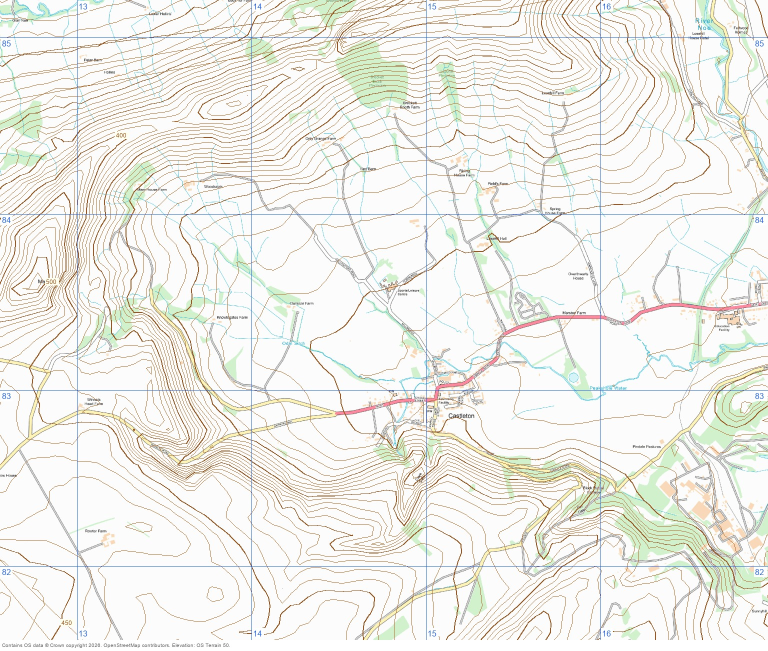
#> input picture scratchpad/_geo_guided/_mapcache/peak-district-z15-final.jpg, 1536 x 1302 px (shown at 1/2 size)
$ python _measure_claims.py
#> lines starting #> are read from the running program, lines starting #| are printed output that depends on the picture; after the words box and inside, x2 and y2 are one past the last pixel; in counts of white or black regions, pixels touching at a corner belong together
# -*- coding: utf-8 -*-
"""Test the two remaining claims before they become questions.

    python scratchpad/_geo_guided/_measure_claims.py

Claim A (peak-district-z15): every patch of woodland lies beside a watercourse.
  Tested by dilating the blue-water mask and asking what fraction of green
  woodland pixels fall inside it. If the answer is not near-total the claim is
  false and no question gets written on it.

Claim B (yorkshire-dales-z15-w90): contours are packed on the western flank of
  Cow Close Fell and widely spaced over its top.
  Tested by comparing thin-contour ink in the two regions.

Both are claims about what is positively drawn, which is the sort a failed
render cannot invent. Absence is never the evidence.
"""
import io, os, sys

HERE = os.path.dirname(os.path.abspath(__file__))
CACHE = os.path.join(HERE, "_mapcache")
CROP = os.path.join(HERE, "_cropped")

if sys.platform == "win32":
    os.environ["PYTHONUTF8"] = "1"
try:
    sys.stdout.reconfigure(encoding="utf-8", errors="replace")
except (AttributeError, OSError):
    pass

from PIL import Image, ImageFilter


def thin_ink(im, box):
    """Thin-contour pixels per 10k in a box (x0,y0,x1,y1)."""
    sub = im.crop(box)
    w, h = sub.size
    px = sub.load()
    m = Image.new("L", (w, h), 0)
    mp = m.load()
    for y in range(h):
        for x in range(w):
            r, g, b = px[x, y]
            if r > 110 and r - b > 30 and 15 < r - g < 95 and g >= b and r < 240:
                mp[x, y] = 255
    ep = m.filter(ImageFilter.MinFilter(3)).load()
    n = sum(1 for y in range(h) for x in range(w) if mp[x, y] and not ep[x, y])
    return 10000.0 * n / (w * h)


def claim_a():
    im = Image.open(os.path.join(CACHE, "peak-district-z15-final.jpg")).convert("RGB")
#> im is the input picture: PIL image 1536x1302 RGB; mean R, G, B 239.1, 239, 233.5
    w, h = im.size
#> w = 1536; h = 1302
    px = im.load()
    water = Image.new("L", (w, h), 0)
#> water: PIL image 1536x1302 L; every value is 0
    wood = Image.new("L", (w, h), 0)
    wp, dp = water.load(), wood.load()
    for y in range(h):
        for x in range(w):
            r, g, b = px[x, y]
            # OS water: pale-to-mid blue, blue clearly ahead of red
            if b > 150 and b - r > 25 and b >= g:
                wp[x, y] = 255
            # OS woodland: green fill, green ahead of both others
            if g > 150 and g - r > 18 and g - b > 18:
                dp[x, y] = 255
    # "beside" = within roughly 60 m on the ground (~20 px at this scale)
    near = water.filter(ImageFilter.MaxFilter(21)).filter(ImageFilter.MaxFilter(21))
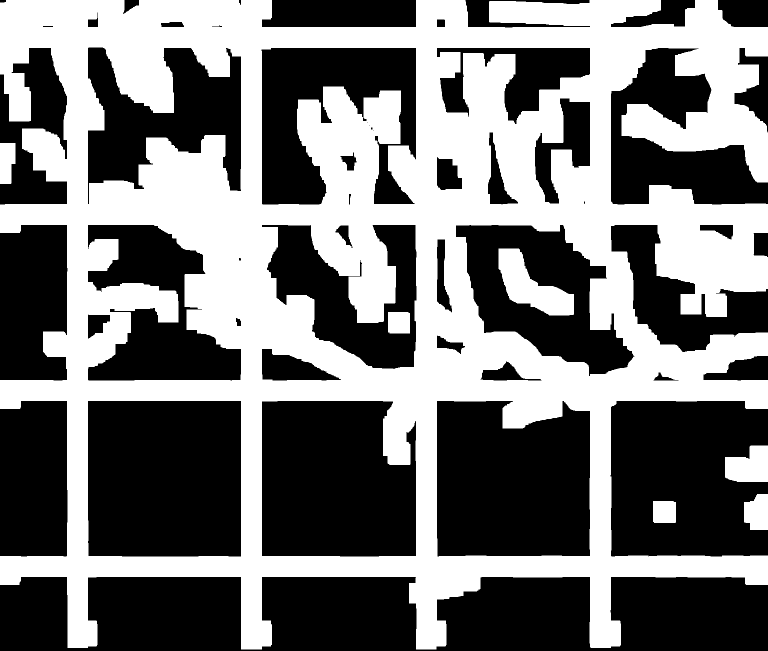
#> near: PIL image 1536x1302 L (shown at 1/2 size); 46% white; 7 white regions, largest, box (x1, y1, x2, y2) and area: (0, 0, 1536, 1299) 895096, (997, 497, 1148, 631) 9861, (1450, 891, 1536, 964) 5026
    np_, dpx = near.load(), wood.load()
    tot = inside = 0
    for y in range(0, h, 2):
        for x in range(0, w, 2):
            if dpx[x, y]:
                tot += 1
                if np_[x, y]:
                    inside += 1
#> after the loop, inside = 9277; tot = 21582
    pct = 100.0 * inside / tot if tot else 0
#> pct = 42.98
    print("CLAIM A  woodland beside water, peak-district-z15")
    print("         woodland samples=%d  within reach of water=%.0f%%" % (tot, pct))
#|          woodland samples=21582  within reach of water=43%
    print("         verdict: %s" % ("SUPPORTED" if pct >= 85 else "NOT SUPPORTED - do not write it"))
#|          verdict: NOT SUPPORTED - do not write it
    return pct


def claim_b():
    p = os.path.join(CROP, "yorkshire-dales-z15-w90-final.jpg")
    im = Image.open(p).convert("RGB")
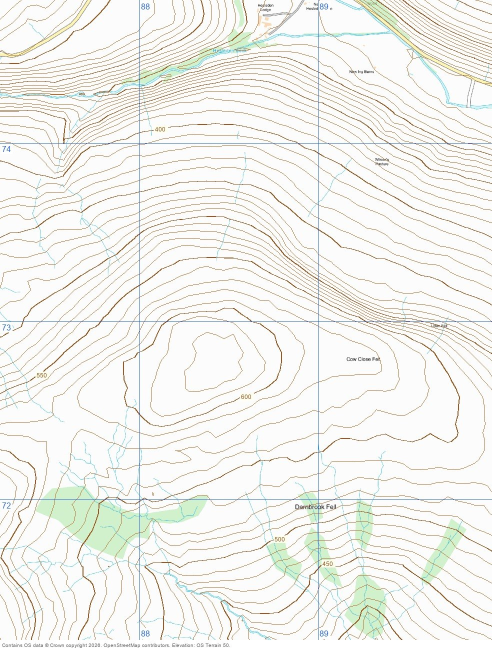
#> input picture scratchpad/_geo_guided/_cropped/yorkshire-dales-z15-w90-final.jpg, 984 x 1302 px (shown at 1/2 size)
#> im is the input picture: PIL image 984x1302 RGB; mean R, G, B 241.7, 242.1, 237.7
    W, H = im.size
#> W = 984; H = 1302
    # Read off the sheet: the summit rings sit around x 250-560, y 640-880;
    # the packed western/northern flank runs above them, y 300-560.
    top = thin_ink(im, (250, 640, 560, 880))
#> in thin_ink, `sub = im.crop(box)`:
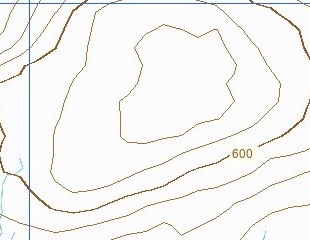
#> sub: PIL image 310x240 RGB; mean R, G, B 245.8, 245.2, 243.1
#> in thin_ink, `m = Image.new("L", (w, h), 0)`: m: PIL image 310x240 L; every value is 0
#> in thin_ink, `n = sum(1 for y in range(h) for x in range(w) if mp[x, y] and not ep[x..`: n = 491
#> top = 65.99
    flank = thin_ink(im, (250, 300, 560, 560))
#> call 2 of thin_ink, with box = (250, 300, 560, 560)
#> in thin_ink (call 2), `sub = im.crop(box)`:
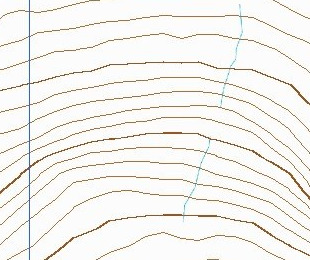
#> sub: PIL image 310x260 RGB; mean R, G, B 243.7, 242.1, 238.5
#> in thin_ink (call 2), `m = Image.new("L", (w, h), 0)`: m: PIL image 310x260 L; every value is 0
#> in thin_ink (call 2), `n = sum(1 for y in range(h) for x in range(w) if mp[x, y] and not ep[x..`: n = 763
#> flank = 94.67
    print()
    print("CLAIM B  contour spacing, yorkshire-dales-z15-w90 (%dx%d)" % (W, H))
#| CLAIM B  contour spacing, yorkshire-dales-z15-w90 (984x1302)
    print("         summit area ink/10k = %.1f" % top)
#|          summit area ink/10k = 66.0
    print("         flank  area ink/10k = %.1f" % flank)
#|          flank  area ink/10k = 94.7
    print("         flank is %.1fx the summit" % (flank / top if top else 0))
#|          flank is 1.4x the summit
    print("         verdict: %s" % ("SUPPORTED" if flank > top * 1.8 else "NOT SUPPORTED - do not write it"))
#|          verdict: NOT SUPPORTED - do not write it


if __name__ == "__main__":
    claim_a()
    claim_b()
